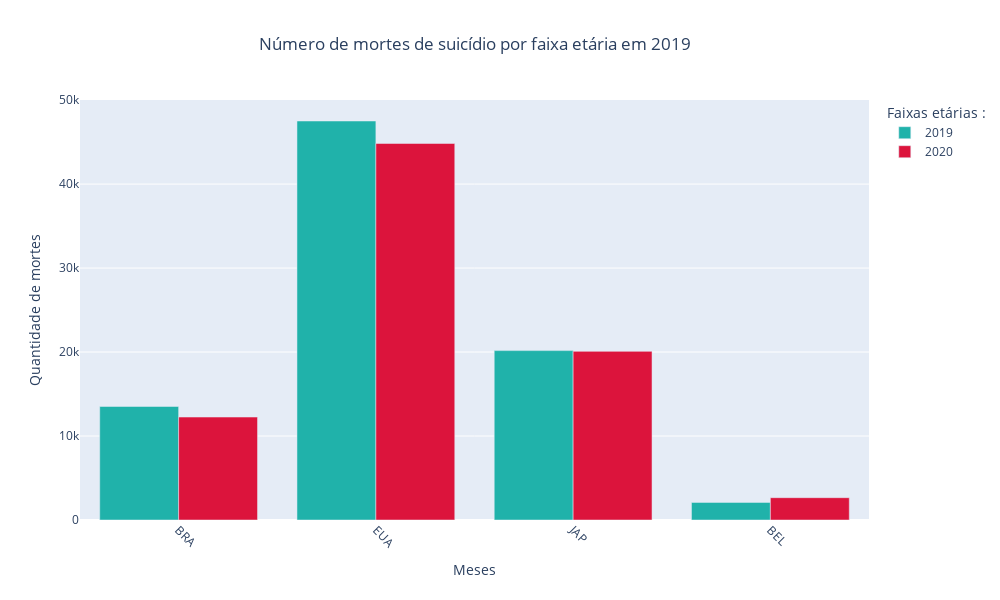

The code cell stored with this chart in its notebook:
### Code cell
# Gráfico 4 

paises=["BRA", "EUA", "JAP", "BEL"]

fig = go.Figure(data=[
    go.Bar(name='2019', x=paises, y=[13520, 47511, 20169, 2098], marker = {'color': 'lightseagreen'}),
    go.Bar(name='2020', x=paises, y=[12256, 44834, 20081, 2656], marker = {'color': 'crimson'})
], layout= layout)
layout = go.Layout(title='Números absolutos de suicídios em quatro Países',
                   yaxis={'title':'Número de Mortes'},
                   xaxis={'title':'Países'})

fig.update_layout(barmode='group')
fig.show()

### Figure 1 — Plotly figure (JSON) as saved in the notebook; plotly's stock layout.template omitted (floating-point values rounded to 4 significant figures)
{"data": [{"marker": {"color": "lightseagreen"}, "name": "2019", "type": "bar", "x": ["BRA", "EUA", "JAP", "BEL"], "y": [13520, 47511, 20169, 2098]}, {"marker": {"color": "crimson"}, "name": "2020", "type": "bar", "x": ["BRA", "EUA", "JAP", "BEL"], "y": [12256, 44834, 20081, 2656]}], "layout": {"barmode": "group", "height": 600, "legend": {"title": {"text": "Faixas etárias :"}}, "title": {"text": "Número de mortes de suicídio por faixa etária em 2019", "x": 0.5, "xanchor": "center", "xref": "paper"}, "width": 1000, "xaxis": {"tickangle": 45, "title": {"text": "Meses"}}, "yaxis": {"title": {"text": "Quantidade de mortes"}}}}
